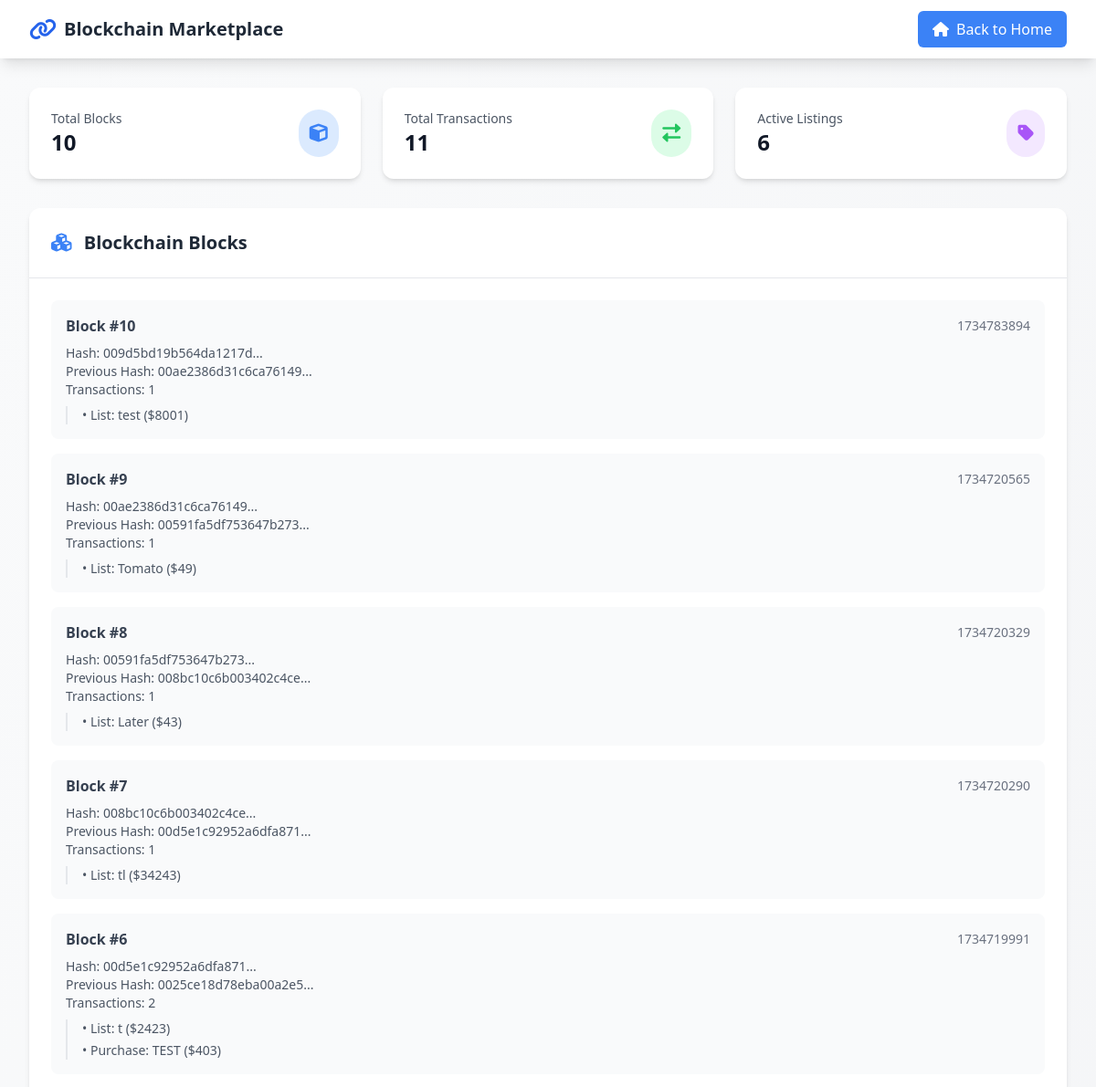
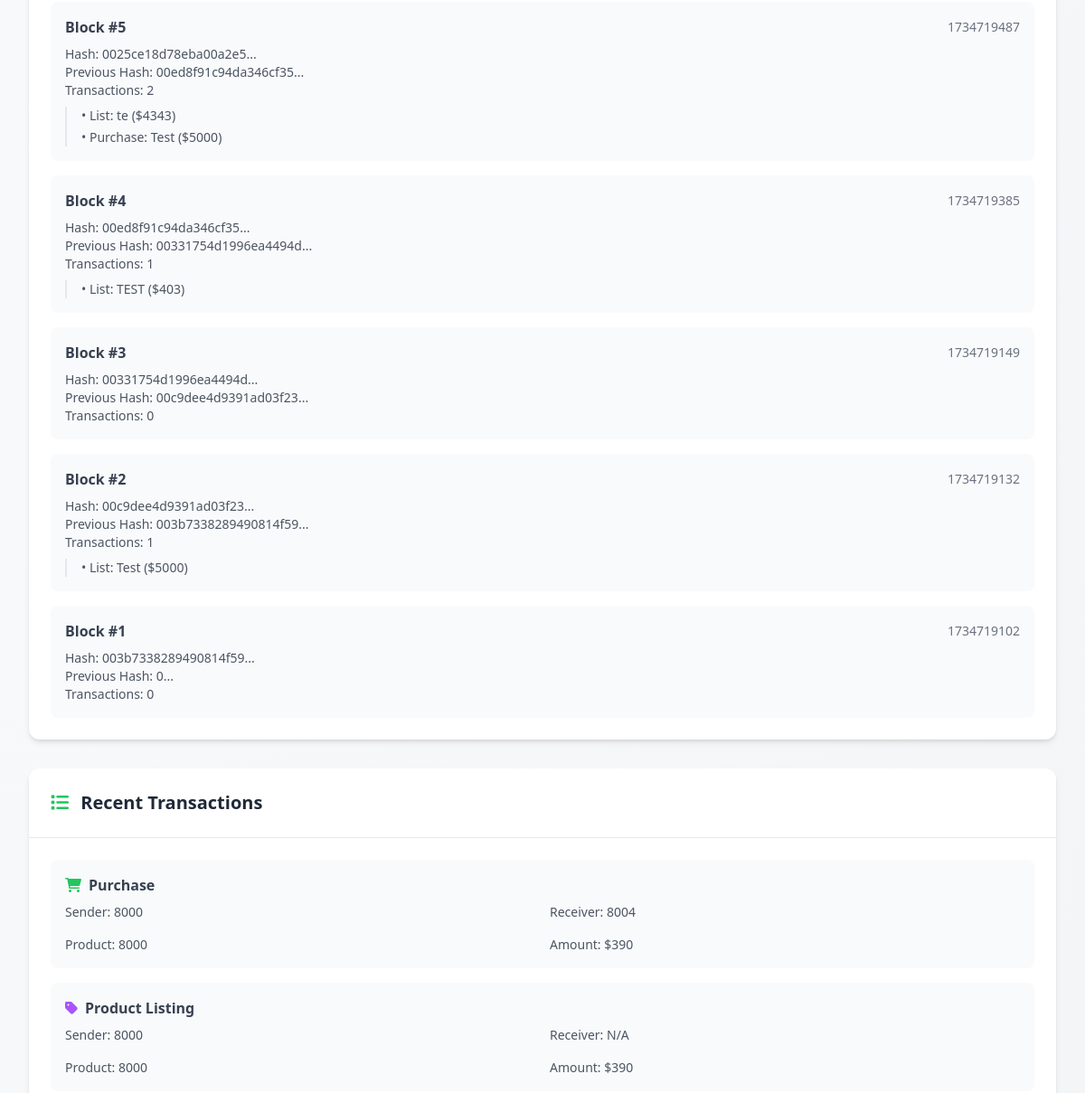
The app's page /view_database (upper part), older data (2 pictures, top to bottom).
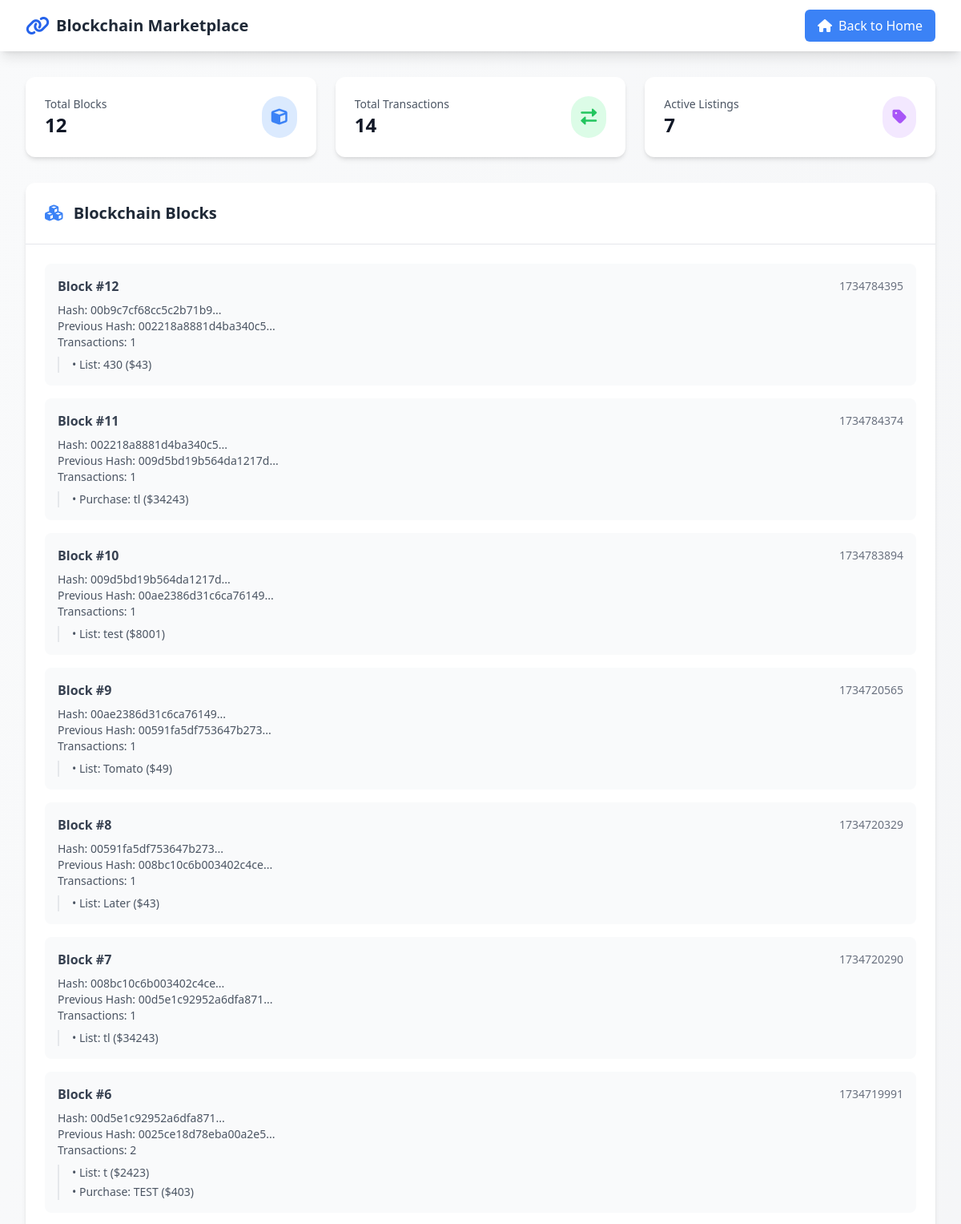
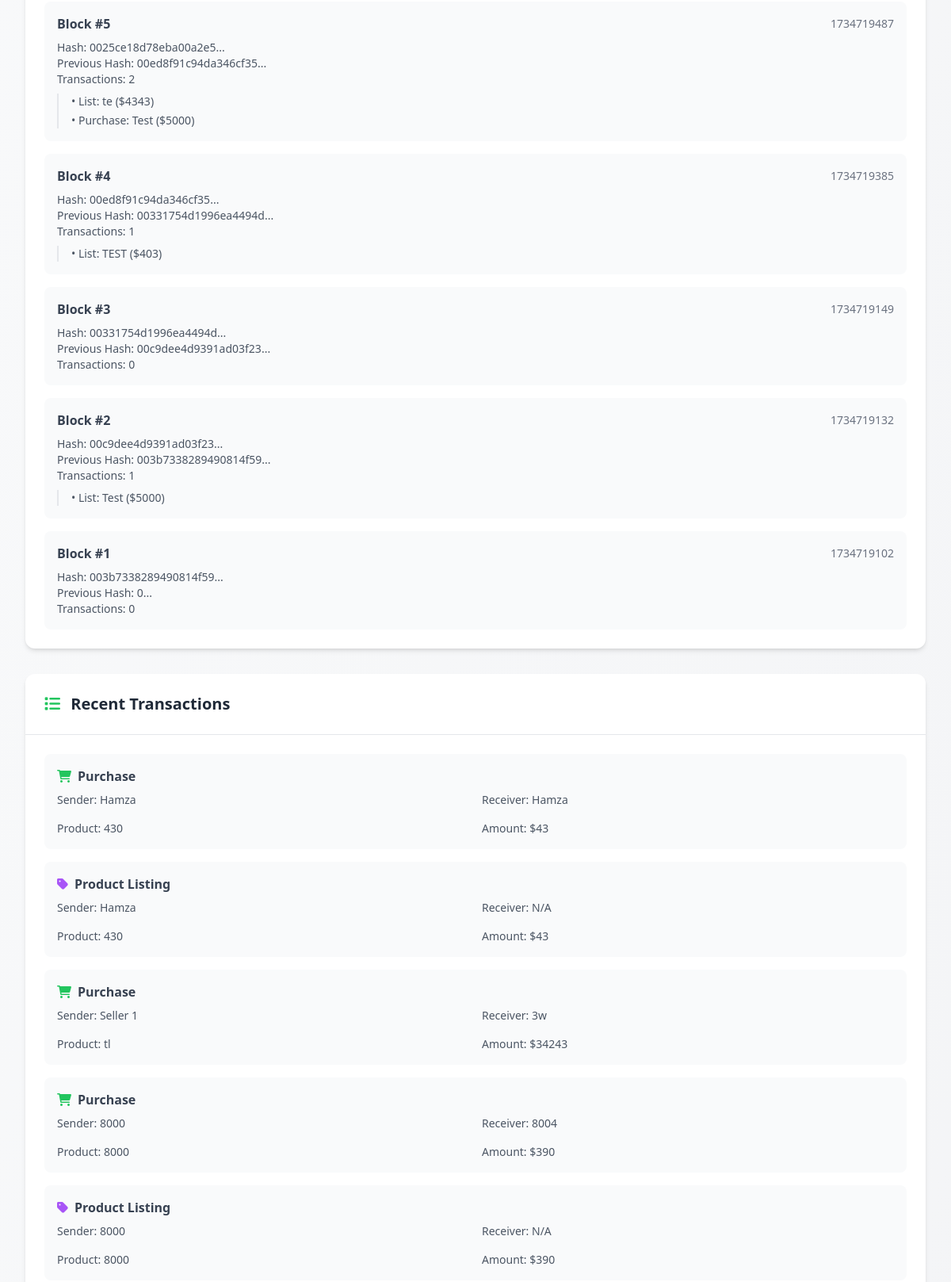
The same page, newer data (2 pictures, top to bottom).
### tables this page shows
CREATE TABLE blocks (
                    idx INTEGER PRIMARY KEY,
                    timestamp REAL,
                    transactions TEXT,
                    previous_hash TEXT,
                    nonce INTEGER,
                    hash TEXT
                );

CREATE TABLE transactions (
                    id INTEGER PRIMARY KEY AUTOINCREMENT,
                    sender TEXT,
                    receiver TEXT,
                    product TEXT,
                    amount INTEGER,
                    type TEXT
                );

### node.py (the view)
@app.route('/view_database', methods=['GET'])
def view_database():
    try:
        db_name = f'database_{blockchain.flask_port}.db'
        conn = sqlite3.connect(db_name)
        cursor = conn.cursor()
        cursor.execute("SELECT * FROM blocks ORDER BY idx DESC")
        blocks = cursor.fetchall()
        cursor.execute("SELECT * FROM transactions ORDER BY id DESC")
        transactions = cursor.fetchall()
        conn.close()
        formatted_blocks = []
        for block in blocks:
            formatted_blocks.append(blockchain.create_block_from_tuple(block))
        return render_template('index.html', show_database=True, blocks=formatted_blocks, transactions=transactions)
    except sqlite3.Error as e:
        return jsonify({'error': str(e)}), 500

### templates/index.html (shortened to what this page needs)
<!DOCTYPE html>
<html lang="en">
<head>
    <script src="https://cdn.tailwindcss.com"></script>
    <link rel="stylesheet" href="https://cdnjs.cloudflare.com/ajax/libs/font-awesome/6.0.0/css/all.min.css">
</head>
<body class="bg-gradient-to-br from-gray-50 to-gray-100">
    <div class="min-h-screen">
        <nav class="bg-white shadow-lg">
            <div class="max-w-7xl mx-auto px-4 sm:px-6 lg:px-8">
                <div class="flex justify-between h-16">
                    <div class="flex items-center">
                        <a href="/" class="flex items-center">
                            <i class="fas fa-link text-blue-600 text-2xl mr-2"></i>
                            <span class="text-xl font-bold text-gray-800">Blockchain Marketplace</span>
                        </a>
                    </div>
                    {% if show_database %}
                    <div class="flex items-center">
                        <a href="/" class="bg-blue-500 text-white px-4 py-2 rounded-md hover:bg-blue-600 transition-colors">
                            <i class="fas fa-home mr-2"></i>Back to Home
                        </a>
                    </div>
                    {% endif %}
                </div>
            </div>
        </nav>
        {% if not show_database %}
        <div class="max-w-7xl mx-auto px-4 sm:px-6 lg:px-8 py-8">
            <div class="text-center mb-12">
                <h1 class="text-4xl font-bold text-gray-900 mb-4">Welcome to Blockchain Marketplace</h1>
                <p class="text-lg text-gray-600">A secure and decentralized platform for buying and selling products</p>
            </div>
            <div class="grid grid-cols-1 md:grid-cols-2 gap-8 mb-12">
                <a href="/buy" class="transform transition-all duration-300 hover:scale-105 hover:-rotate-1">
                    <div class="bg-white rounded-xl shadow-lg p-8 hover:shadow-xl relative overflow-hidden group">
                        <div class="absolute inset-0 bg-gradient-to-r from-green-500/10 to-blue-500/10 opacity-0 group-hover:opacity-100 transition-opacity"></div>
                        <div class="relative">
                            <div class="flex items-center mb-6">
                                <div class="bg-green-100 p-3 rounded-lg">
                                    <i class="fas fa-shopping-cart text-green-500 text-2xl"></i>
                                </div>
                                <h2 class="text-2xl font-semibold text-gray-800 ml-4">Buy Products</h2>
                            </div>
                            <p class="text-gray-600">Browse available products and make secure purchases using blockchain technology</p>
                        </div>
                    </div>
                </a>
                <a href="/sell" class="transform transition-all duration-300 hover:scale-105 hover:rotate-1">
                    <div class="bg-white rounded-xl shadow-lg p-8 hover:shadow-xl relative overflow-hidden group">
                        <div class="absolute inset-0 bg-gradient-to-r from-purple-500/10 to-pink-500/10 opacity-0 group-hover:opacity-100 transition-opacity"></div>
                        <div class="relative">
                            <div class="flex items-center mb-6">
                                <div class="bg-purple-100 p-3 rounded-lg">
                                    <i class="fas fa-store text-purple-500 text-2xl"></i>
                                </div>
                                <h2 class="text-2xl font-semibold text-gray-800 ml-4">Sell Products</h2>
                            </div>
                            <p class="text-gray-600">List your products for sale on our decentralized marketplace</p>
                        </div>
                    </div>
                </a>
            </div>
            <div class="grid grid-cols-1 md:grid-cols-3 gap-6 mb-12">
                <div class="bg-white rounded-xl shadow-md p-6 transform transition-all duration-300 hover:scale-105">
                    <div class="flex items-center justify-center mb-4">
                        <div class="bg-blue-100 p-3 rounded-full">
                            <i class="fas fa-shield-alt text-blue-500 text-xl"></i>
                        </div>
                    </div>
                    <h3 class="text-lg font-semibold text-center text-gray-800 mb-2">Secure Transactions</h3>
                    <p class="text-gray-600 text-center">All transactions are secured by blockchain technology</p>
                </div>
                <div class="bg-white rounded-xl shadow-md p-6 transform transition-all duration-300 hover:scale-105">
                    <div class="flex items-center justify-center mb-4">
                        <div class="bg-green-100 p-3 rounded-full">
                            <i class="fas fa-sync text-green-500 text-xl"></i>
                        </div>
                    </div>
                    <h3 class="text-lg font-semibold text-center text-gray-800 mb-2">Real-time Updates</h3>
                    <p class="text-gray-600 text-center">See product listings and updates in real-time</p>
                </div>
                <div class="bg-white rounded-xl shadow-md p-6 transform transition-all duration-300 hover:scale-105">
                    <div class="flex items-center justify-center mb-4">
                        <div class="bg-purple-100 p-3 rounded-full">
                            <i class="fas fa-network-wired text-purple-500 text-xl"></i>
                        </div>
                    </div>
                    <h3 class="text-lg font-semibold text-center text-gray-800 mb-2">Decentralized</h3>
                    <p class="text-gray-600 text-center">No central authority, fully peer-to-peer</p>
                </div>
            </div>
<div class="bg-white rounded-xl shadow-md p-6 mb-12">
    <div class="flex items-center justify-between mb-4">
        <h2 class="text-xl font-semibold text-gray-800">
            <i class="fas fa-network-wired text-blue-500 mr-2"></i>
            Connected Peers
        </h2>
        <button onclick="updatePeerStatus()"
                class="bg-blue-100 text-blue-600 px-3 py-1 rounded-md hover:bg-blue-200 transition-colors">
            <i class="fas fa-sync-alt mr-1"></i>
            Refresh
        </button>
    </div>
    <div id="peerList" class="grid grid-cols-1 md:grid-cols-2 gap-4">
    </div>
</div>
<script>
async function updatePeerStatus() {
    try {
        const response = await fetch('/get_peer_status');
        const status = await response.json();
        const peerList = document.getElementById('peerList');
        peerList.innerHTML = Object.entries(status).map(([port, state]) => `
            <div class="bg-gray-50 rounded-lg p-4 flex items-center justify-between">
                <div class="flex items-center">
                    <div class="bg-${state === 'online' ? 'green' : 'red'}-100 p-2 rounded-full mr-3">
                        <i class="fas fa-circle text-${state === 'online' ? 'green' : 'red'}-500"></i>
                    </div>
                    <div>
                        <p class="font-medium text-gray-800">Port ${port}</p>
                        <p class="text-sm text-gray-500">${state === 'online' ? 'Connected' : 'Disconnected'}</p>
                    </div>
                </div>
                <span class="px-3 py-1 rounded-full text-sm ${
                    state === 'online'
                    ? 'bg-green-100 text-green-800'
                    : 'bg-red-100 text-red-800'
                }">
                    ${state.toUpperCase()}
                </span>
            </div>
        `).join('');
    } catch (error) {
        console.error('Error updating peer status:', error);
    }
}
// Update peer status every 5 seconds
updatePeerStatus();
setInterval(updatePeerStatus, 5000);
</script>
            <div class="text-center">
                <button onclick="window.location.href='/view_database'"
                        class="bg-gradient-to-r from-blue-500 to-purple-500 text-white px-8 py-3 rounded-full
                               hover:from-blue-600 hover:to-purple-600 transition-all duration-300 transform hover:scale-105
                               shadow-lg hover:shadow-xl">
                    <i class="fas fa-database mr-2"></i>
                    View Transaction History
                </button>
                <button onclick="window.location.href='/network_activity'"
        class="bg-indigo-500 text-white px-4 py-2 rounded-md hover:bg-indigo-600 transition-colors flex items-center justify-center">
    <i class="fas fa-project-diagram mr-2"></i>
    View Network Activity
</button>
            </div>
        </div>
        {% else %}
        <div class="max-w-7xl mx-auto px-4 sm:px-6 lg:px-8 py-8">
            <div class="grid grid-cols-1 md:grid-cols-3 gap-6 mb-8">
                <div class="bg-white rounded-xl shadow-md p-6 transform transition-all duration-300 hover:scale-105">
                    <div class="flex items-center justify-between">
                        <div>
                            <p class="text-sm font-medium text-gray-600">Total Blocks</p>
                            <h3 class="text-2xl font-bold text-gray-900">{{ blocks|length }}</h3>
                        </div>
                        <div class="bg-blue-100 p-3 rounded-full">
                            <i class="fas fa-cube text-blue-500 text-xl"></i>
                        </div>
                    </div>
                </div>
                <div class="bg-white rounded-xl shadow-md p-6 transform transition-all duration-300 hover:scale-105">
                    <div class="flex items-center justify-between">
                        <div>
                            <p class="text-sm font-medium text-gray-600">Total Transactions</p>
                            <h3 class="text-2xl font-bold text-gray-900">{{ transactions|length }}</h3>
                        </div>
                        <div class="bg-green-100 p-3 rounded-full">
                            <i class="fas fa-exchange-alt text-green-500 text-xl"></i>
                        </div>
                    </div>
                </div>
                <div class="bg-white rounded-xl shadow-md p-6 transform transition-all duration-300 hover:scale-105">
                    <div class="flex items-center justify-between">
                        <div>
                            <p class="text-sm font-medium text-gray-600">Active Listings</p>
                            <h3 class="text-2xl font-bold text-gray-900">
                                {% set listing_count = namespace(count=0) %}
                                {% for tx in transactions %}
                                    {% if tx[5] == 'list' %}
                                        {% set listing_count.count = listing_count.count + 1 %}
                                    {% endif %}
                                {% endfor %}
                                {{ listing_count.count }}
                            </h3>
                        </div>
                        <div class="bg-purple-100 p-3 rounded-full">
                            <i class="fas fa-tag text-purple-500 text-xl"></i>
                        </div>
                    </div>
                </div>
            </div>
            <div class="bg-white rounded-xl shadow-md mb-8">
                <div class="p-6 border-b border-gray-200">
                    <h2 class="text-xl font-semibold text-gray-800">
                        <i class="fas fa-cubes text-blue-500 mr-2"></i>
                        Blockchain Blocks
                    </h2>
                </div>
                <div class="p-6">
                    <div class="space-y-4">
                        {% for block in blocks %}
                        <div class="bg-gray-50 rounded-lg p-4 hover:bg-gray-100 transition-colors">
                            <div class="flex items-center justify-between mb-2">
                                <span class="font-semibold text-gray-700">Block #{{ block.index }}</span>
                                <span class="text-sm text-gray-500">
                                    {{ block.timestamp|int }}
                                </span>
                            </div>
                            <div class="text-sm text-gray-600">
                                <p><span class="font-medium">Hash:</span> {{ block.hash[:20] }}...</p>
                                <p><span class="font-medium">Previous Hash:</span> {{ block.previous_hash[:20] }}...</p>
                                <p><span class="font-medium">Transactions:</span> {{ block.transactions|length }}</p>
                                {% if block.transactions %}
                                <div class="mt-2 pl-4 border-l-2 border-gray-200">
                                    {% for tx in block.transactions %}
                                    <p class="mt-1">• {{ tx.type|title }}: {{ tx.product }} {% if tx.amount %}(${{ tx.amount }}){% endif %}</p>
                                    {% endfor %}
                                </div>
                                {% endif %}
                            </div>
                        </div>
                        {% endfor %}
                    </div>
                </div>
            </div>
            <div class="bg-white rounded-xl shadow-md">
                <div class="p-6 border-b border-gray-200">
                    <h2 class="text-xl font-semibold text-gray-800">
                        <i class="fas fa-list text-green-500 mr-2"></i>
                        Recent Transactions
                    </h2>
                </div>
                <div class="p-6">
                    <div class="space-y-4">
                        {% for tx in transactions %}
                        <div class="bg-gray-50 rounded-lg p-4 hover:bg-gray-100 transition-colors">
                            <div class="flex items-center justify-between mb-2">
                                <span class="font-semibold text-gray-700">
                                    {% if tx[5] == 'list' %}
                                    <i class="fas fa-tag text-purple-500 mr-2"></i>Product Listing
                                    {% else %}
                                    <i class="fas fa-shopping-cart text-green-500 mr-2"></i>Purchase
                                    {% endif %}
                                </span>
                            </div>
                            <div class="grid grid-cols-2 gap-4 text-sm text-gray-600">
                                <p><span class="font-medium">Sender:</span> {{ tx[1] }}</p>
                                <p><span class="font-medium">Receiver:</span> {{ tx[2] or 'N/A' }}</p>
                                <p><span class="font-medium">Product:</span> {{ tx[3] }}</p>
                                <p><span class="font-medium">Amount:</span> ${{ tx[4] }}</p>
                            </div>
                        </div>
                        {% endfor %}
                    </div>
                </div>
            </div>
        </div>
        {% endif %}
    </div>
</body>
</html>

Row changes from the older to the newer data that the page shows:
added blocks: index "12", timestamp "1734784395", hash "00b9c7cf68cc5c2b71b9", previous_hash "002218a8881d4ba340c5", transactions|length "1"
added transactions: type "List", product "430", amount "43", shows "Product Listing", sender "Hamza", tx "N/A"
added blocks: index "11", timestamp "1734784374", hash "002218a8881d4ba340c5", previous_hash "009d5bd19b564da1217d", transactions|length "1"
added transactions: type "Purchase", product "tl", amount "34243", sender "Seller 1", receiver "3w"
added transactions: type "purchase" (drawn), sender "Hamza", receiver "Hamza", product "430", amount "43", shown under "Recent Transactions"
Text that changed along with them:
{{ blocks|length }}: "10" → "12"
{{ transactions|length }}: "11" → "14"
{{ listing_count.count }}: "6" → "7"
